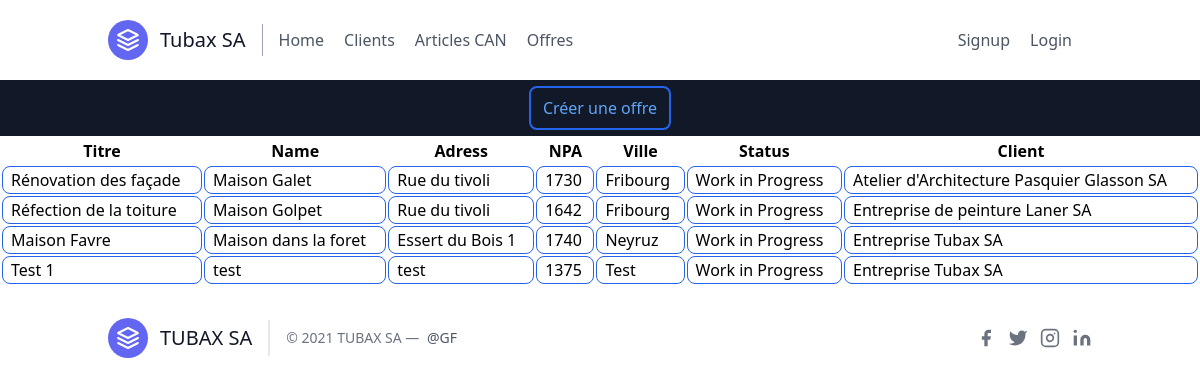
Page /offer/ on the committed database.
### scaffolding/models.py (models this page shows, shortened)
class Offer(models.Model):
    STATUS = (
        ("Work in Progress", "Work in Progress"),
        ("Sended to Customer", "Sended to Customer"),
        ("Accepted", "Accepted"),
        ("Declined", "Declined"),
        )
    title = models.CharField(max_length=200, null=True)
    construction_site_name = models.CharField(max_length=200, null=True)
    construction_site_adress = models.CharField(max_length=200, null=True)
    construction_site_zip_code = models.IntegerField(default=0, null=True)
    construction_site_city = models.CharField(max_length=200, null=True)
    status = models.CharField(max_length=200, null=True, choices=STATUS)
    customer = models.ForeignKey(Customer, null=True, on_delete=models.SET_NULL)
    article = models.ManyToManyField("Article", through="Offer_article")

class Customer(models.Model):
    title = models.CharField(max_length=200, null=True, default="Entreprise", blank=True)
    name = models.CharField(max_length=200, null=True)
    adress = models.CharField(max_length=200, null=True, blank=True)
    zip_code = models.IntegerField(default=0, null=True)
    city = models.CharField(max_length=200, null=True, blank=True)
    phone = models.CharField(max_length=200, null=True, blank=True)
    email = models.EmailField(max_length=200, null=True, blank=True)
    date_created = models.DateTimeField(auto_now_add=True, null=True)
    def __str__(self):
        return self.title + " " + self.name

### scaffolding/views.py (the view)
# urls.py: path('offer/', OfferListView.as_view()),
class OfferListView(ListView):
    template_name = "scaffolding/offer.html"
    queryset = Offer.objects.all()

### scaffolding/templates/scaffolding/offer.html
{% extends "base.html" %}
{% block content %}
<div class="bg-gray-900">
  <div class="w-full">
    <div class="flex">
      <div class="m-auto my-1.5 flex flex-row gap-6">
        <a href=/offer/create/ class="border-2 border-blue-600 rounded-lg px-3 py-2 text-blue-400 cursor-pointer hover:bg-blue-600 hover:text-blue-200">
          Créer une offre
        </a>
      </div>
    </div>
  </div>
</div>
<table class="w-full table-auto border-separate">
  <thead>
    <tr>
      <th>Titre</th>
      <th>Name</th>
      <th>Adress</th>
      <th>NPA</th>
      <th>Ville</th>
      <th>Status</th>
      <th>Client</th>
    </tr>
  </thead>
          {% for offer in object_list %}
  <tbody>
    <tr class="hover:bg-blue-600 hover:text-blue-200">
      <td class="border border-blue-600 rounded-lg px-2"><a style="display:inline-block;width:100%;height:100%;" href="/offer/{{offer.pk}}">{{offer.title}}</a></td>
      <td class="border border-blue-600 rounded-lg px-2"><a style="display:inline-block;width:100%;height:100%;" href="/offer/{{offer.pk}}">{{offer.construction_site_name}}</a></td>
      <td class="border border-blue-600 rounded-lg px-2"><a style="display:inline-block;width:100%;height:100%;" href="/offer/{{offer.pk}}">{{offer.construction_site_adress}}</a></td>
      <td class="border border-blue-600 rounded-lg px-2"><a style="display:inline-block;width:100%;height:100%;" href="/offer/{{offer.pk}}">{{offer.construction_site_zip_code}}</a></td>
      <td class="border border-blue-600 rounded-lg px-2"><a style="display:inline-block;width:100%;height:100%;" href="/offer/{{offer.pk}}">{{offer.construction_site_city}}</a></td>
      <td class="border border-blue-600 rounded-lg px-2"><a style="display:inline-block;width:100%;height:100%;" href="/offer/{{offer.pk}}">{{offer.status}}</a></td>
      <td class="border border-blue-600 rounded-lg px-2"><a style="display:inline-block;width:100%;height:100%;" href="/offer/{{offer.pk}}">{{offer.customer}}</a></td>
    </tr>
  </tbody>
        {% endfor %}
</table>
{% endblock content %}

### rows in the picture
Offer: {{ offer.pk }} 1 (drawn), title "Rénovation des façade", construction_site_name "Maison Galet", construction_site_adress "Rue du tivoli", construction_site_zip_code "1730", construction_site_city "Fribourg", status "Work in Progress", customer "Atelier d'Architecture Pasquier Glasson SA"
Offer: title "Réfection de la toiture", construction_site_name "Maison Golpet", construction_site_adress "Rue du tivoli", construction_site_zip_code "1642", construction_site_city "Fribourg", status "Work in Progress", customer "Entreprise de peinture Laner SA"
Offer: title "Maison Favre", construction_site_name "Maison dans la foret", construction_site_adress "Essert du Bois 1", construction_site_zip_code "1740", construction_site_city "Neyruz", status "Work in Progress", customer "Entreprise Tubax SA"
Offer: title "Test 1", construction_site_name "test", construction_site_adress "test", construction_site_zip_code "1375", construction_site_city "Test", status "Work in Progress", customer "Entreprise Tubax SA"
